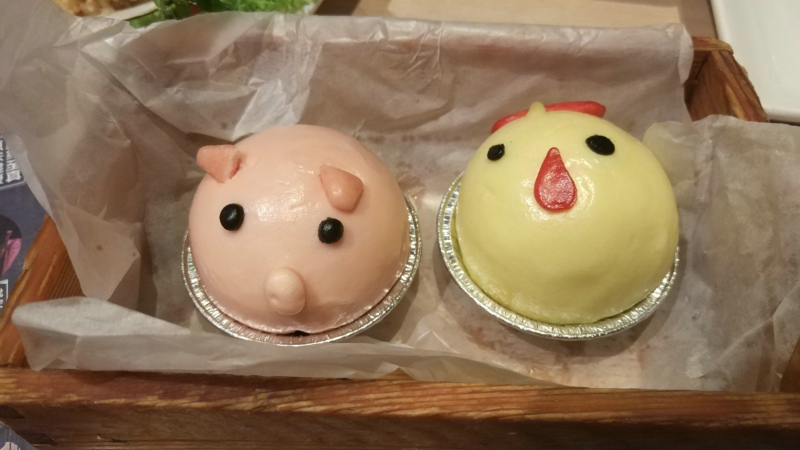
#> input picture img.jpg, 800 x 450 px
$ python rgb.py   (Python 2 division)
#> lines starting #> are read from the running program, lines starting #| are printed output that depends on the picture
# coding=utf-8
import cv2
from matplotlib import pyplot as plt
import numpy as np


def nothing(x):
    pass


if __name__ == '__main__':
    # rgb = cv2.imread("rgb.png")
    # depth = cv2.imread("depth.png", cv2.IMREAD_UNCHANGED)

    rgb = cv2.imread("img.jpg")
#> rgb is the input picture: shape (450, 800, 3); mean B, G, R 91.2, 119.1, 145.1
    # 逐像素计算深度，模拟深度图
    depth = np.zeros([450, 800], np.int32)
    for i in range(depth.shape[1]):
        for j in range(depth.shape[0]):
            # 给小猪部分设置深度
            if (i - 300) * (i - 300) + (j - 228) * (j - 228) <= 115 * 115:
                depth[j, i] = (300 - i) * (300 - i) + (228 - j) * (228 - j)
            # 给小鸡部分设置深度
            elif (i - 563) * (i - 563) + (j - 216) * (j - 216) <= 124 * 124:
                depth[j, i] = (563 - i) * (563 - i) + (216 - j) * (216 - j)
            # 其它区域设置深度
            else:
                depth[j, i] = 0.5 * (i - 400) * (i - 400) + (j - 225) * (j - 225) + 100

    plt.imshow(depth, cmap='gray')
    plt.show()
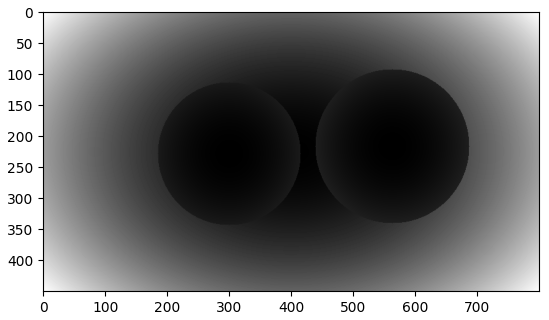
#> figure drawn by matplotlib, 1 panel

    max_dis = int(np.max(depth))
    min_dis = int(np.min(depth))
    th_dis = int(np.mean(depth))
    print 'max dis:', max_dis
    print 'min dis:', min_dis
    print 'threshold dis:', th_dis

    rgb_res = np.zeros(rgb.shape, rgb.dtype)
    rgb_blur = cv2.GaussianBlur(rgb, (31, 31), 0)
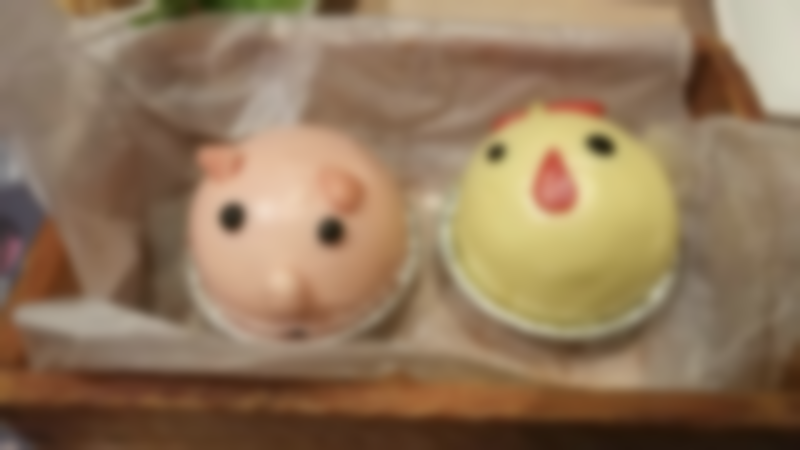
#> rgb_blur: shape (450, 800, 3); mean B, G, R 91.2, 119.1, 145.1

    # 逐像素判断深度是否大于阈值
    for i in range(rgb.shape[0]):
        for j in range(rgb.shape[1]):
            if depth[i, j] >= th_dis:
                rgb_res[i, j] = rgb_blur[i, j]
            else:
                rgb_res[i, j] = rgb[i, j]
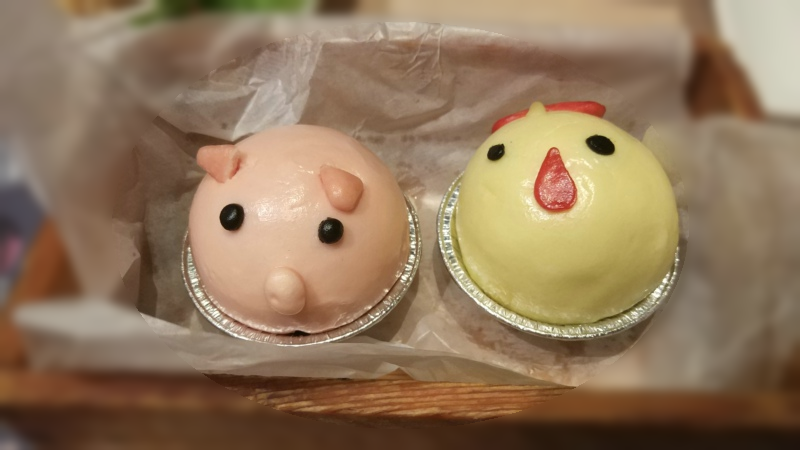
#> rgb_res: shape (450, 800, 3); mean B, G, R 91.1, 119.1, 145.1

    cv2.namedWindow("BlurWithDepth")
    cv2.createTrackbar('Threshold', 'BlurWithDepth', th_dis, max_dis, nothing)

    while 1:
        cv2.imshow("BlurWithDepth", rgb_res)

        k = cv2.waitKey(1) & 0xff
#> (key Esc is pressed here)
        if k == 27:
            break

        th_dis = cv2.getTrackbarPos('Threshold', 'BlurWithDepth')

        # 逐像素判断深度是否大于阈值
        for i in range(rgb.shape[0]):
            for j in range(rgb.shape[1]):
                if depth[i, j] >= th_dis:
                    rgb_res[i, j] = rgb_blur[i, j]
                else:
                    rgb_res[i, j] = rgb[i, j]

    cv2.destroyAllWindows()
